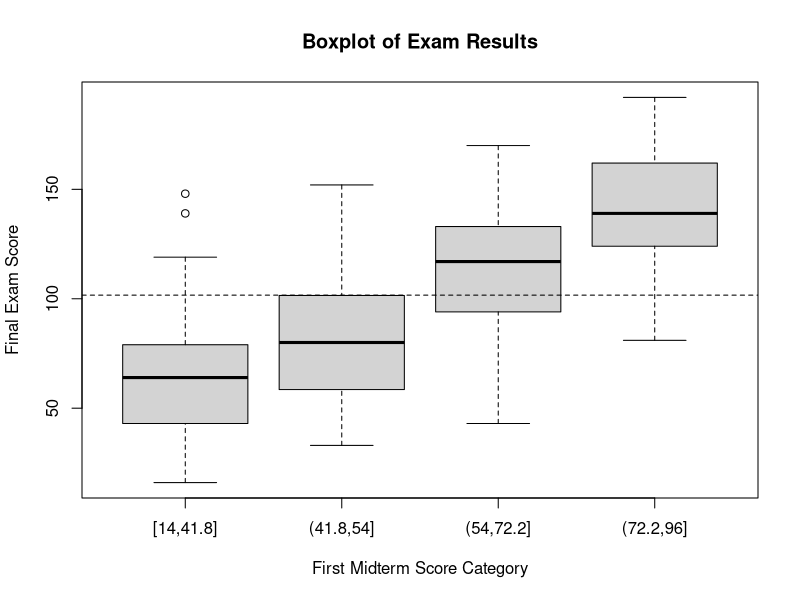
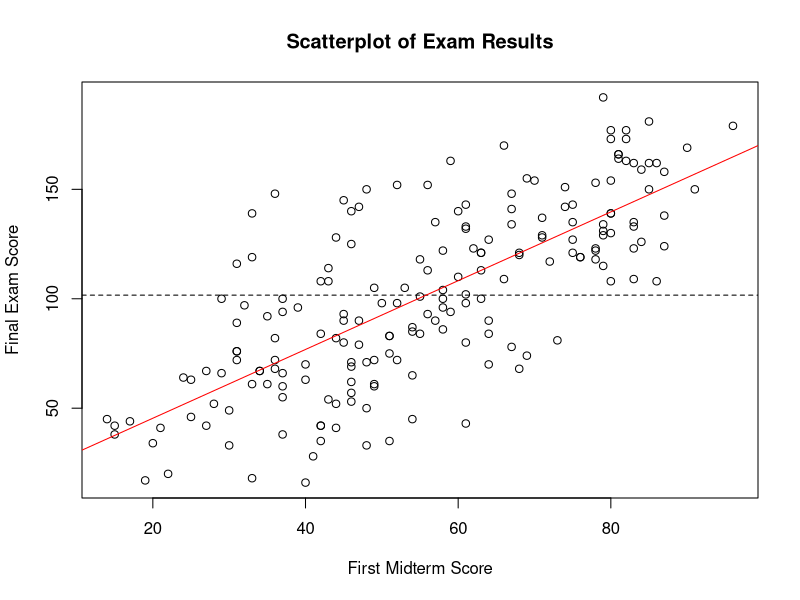
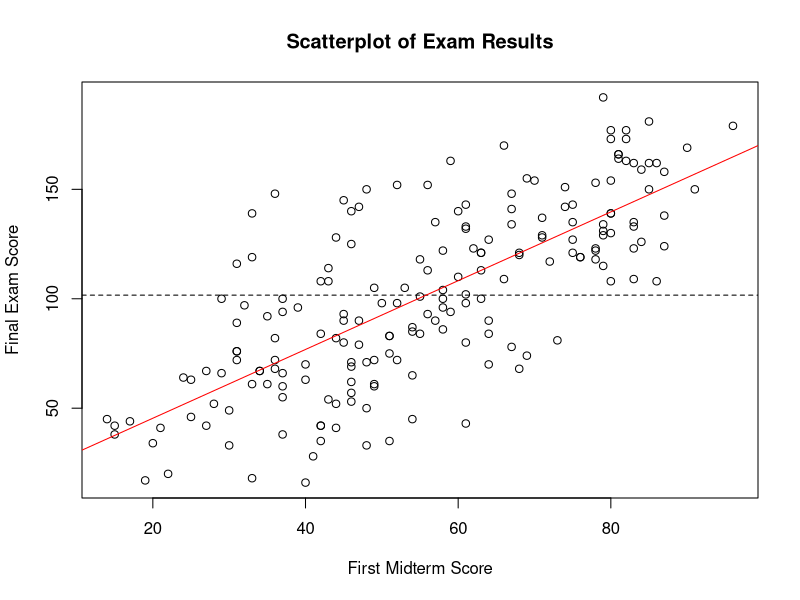
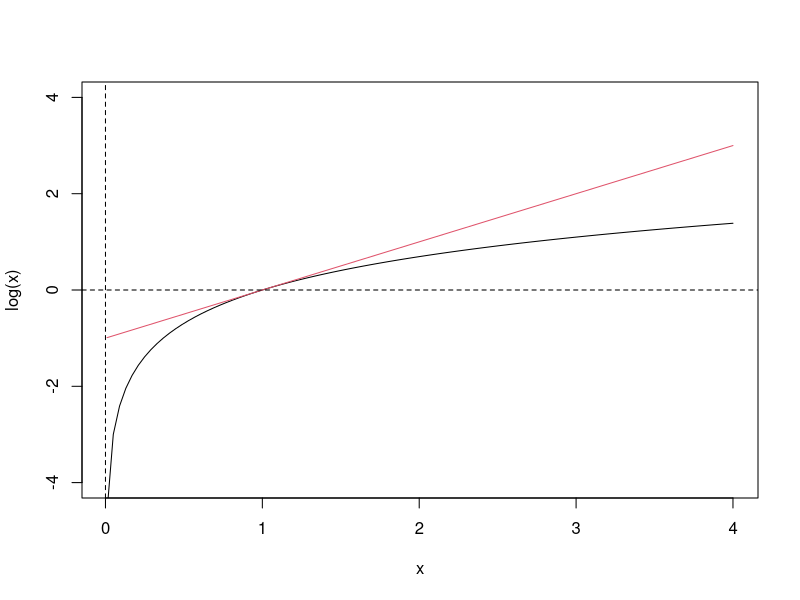

The R script that drew these images, in order:
## ---- chunk 1
knitr::opts_chunk$set(echo = TRUE)
knitr::opts_knit$set(root.dir="/Users/Wen/Google Drive/01_Teaching/01_My_Courses/11_QuantMethods_I/")
## ---- chunk 2
xdat = read.csv("data/demo_data.csv", stringsAsFactors = T)
## ---- chunk 3
mid1cat = cut(xdat$mid1, breaks=quantile(xdat$mid1), include.lowest=T)
xdat = data.frame(xdat, mid1cat)
boxplot(mid3 ~ mid1cat, data=xdat, 
        main="Boxplot of Exam Results", 
        xlab="First Midterm Score Category",
        ylab="Final Exam Score")
abline(h=mean(xdat$mid3,na.rm=T), lty=2)
## ---- chunk 4
plot(mid3 ~ mid1, data=xdat, 
     main="Scatterplot of Exam Results", 
     xlab="First Midterm Score", 
     ylab="Final Exam Score")
mod = lm(mid3 ~ mid1, data=xdat)
abline(h=mean(xdat$mid3,na.rm=T), lty=2)
abline(coef(mod)[1], coef(mod)[2], col="red")
## ---- chunk 5
plot(mid3 ~ mid1, data=xdat, main="Scatterplot of Exam Results", xlab="First Midterm Score", ylab="Final Exam Score")
mod = lm(mid3 ~ mid1, data=xdat)
abline(h=mean(xdat$mid3,na.rm=T), lty=2)
abline(coef(mod)[1], coef(mod)[2], col="red")
## ---- chunk 6
x = rnorm(10000, mean=1, sd=5)
c = 10
cx = c * x
y = 2*x + rnorm(10000, 0, 5)
cy = c * y
dat = data.frame(x, cx, y, cy)
b1 = lm( y ~  x, data=dat)$coefficients[2]
b2 = lm( y ~ cx, data=dat)$coefficients[2]
b3 = lm(cy ~  x, data=dat)$coefficients[2]
bs = c(c,b1,b2,b3)
names(bs) = c("c","x","cx","cy")
bs
## ---- chunk 7
noise = rnorm(length(x), mean=0, sd=sd(x))
nx = x + noise
noise = rnorm(length(y), mean=0, sd=sd(y))
ny = y + noise
dat = data.frame(dat, nx, ny)
b4 = lm( y ~ nx, data=dat)$coefficients[2]
b5 = lm(ny ~  x, data=dat)$coefficients[2]
names = names(bs)
bs = c(bs, b4, b5)
names(bs) = c(names,"noise_x","noise_y")
bs
## ---- chunk 8
mod = lm(mid3 ~ mid1, data=xdat)
yhat = predict(mod)
ybar = mean(xdat$mid3, na.rm=T)
ssm = sum((yhat-ybar)^2, na.rm=T)
sst = sum((xdat$mid3-ybar)^2, na.rm=T)
r2 = ssm/sst
r = cor(xdat$mid3, xdat$mid1, use="pairwise")
# cor(na.omit(xdat$mid3), yhat)
c(r2, r^2)
## ---- chunk 9
curve(log, from=0.01, to=4, ylim=c(-4,4))
curve(x-1, add=T, col=2)
abline(v=0, h=0, lty=2)
## ---- chunk 10
b = c(c(0.01,0.05,0.1,0.15), seq(0.2, 1, by=0.1))
p = round(exp(b)-1, 2)
mat = cbind(b,p)
colnames(mat) = c("b","exp(b)-1")
mat
